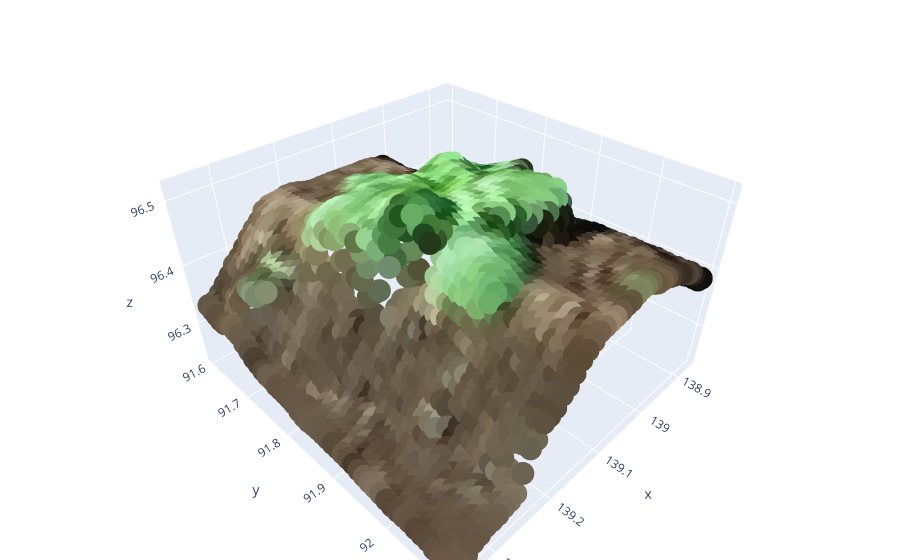

Notebook source saved alongside this figure:
### Markdown cell above
Or a 3D plot visualization

### Code cell
### 3D plot
%matplotlib inline
from utils.plt_functions import plot_3d_cloudpoints

plot_3d_cloudpoints(raster_intknn.isel(date = 1).copy(),scale_xy=1)

### Figure 1 — Plotly figure (JSON) as saved in the notebook; plotly's stock layout.template omitted (floating-point values rounded to 4 significant figures; data arrays with more than 128 entries replaced by an {"elided": "..."} marker saying what was removed)
{"data": [{"marker": {"color": {"elided": "2450 str values"}}, "mode": "markers", "type": "scatter3d", "x": {"elided": "2450 float values"}, "y": {"elided": "2450 float values"}, "z": {"elided": "2450 float values"}}], "layout": {"margin": {"b": 0, "l": 0, "r": 0, "t": 0}, "scene": {"aspectmode": "data"}}}
